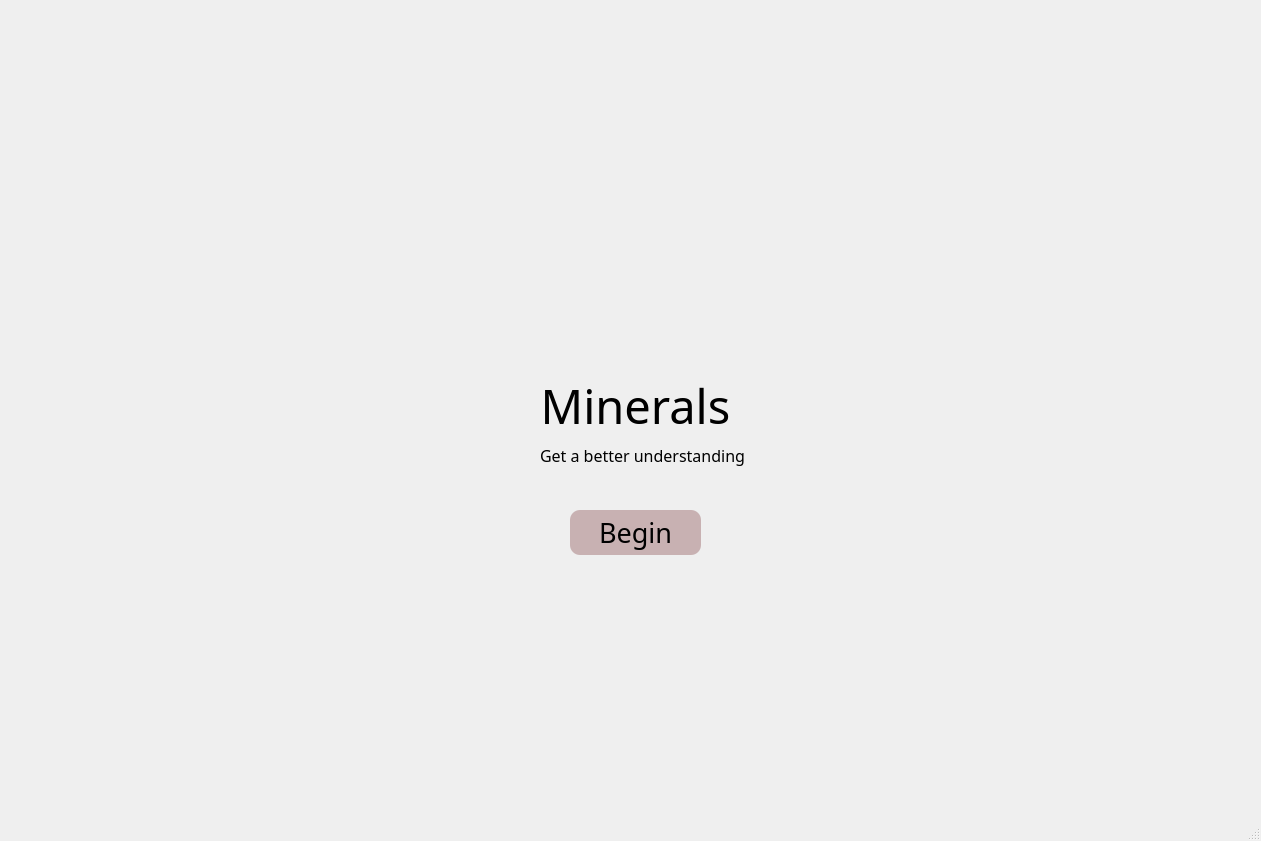
<?xml version="1.0" encoding="UTF-8"?>
<ui version="4.0">
 <class>MainWindow</class>
 <widget class="QMainWindow" name="MainWindow">
  <property name="geometry">
   <rect>
    <x>0</x>
    <y>0</y>
    <width>1261</width>
    <height>841</height>
   </rect>
  </property>
  <property name="windowTitle">
   <string>MainWindow</string>
  </property>
  <widget class="QWidget" name="centralwidget">
   <widget class="QLabel" name="label">
    <property name="geometry">
     <rect>
      <x>-20</x>
      <y>0</y>
      <width>1261</width>
      <height>841</height>
     </rect>
    </property>
    <property name="text">
     <string/>
    </property>
    <property name="pixmap">
     <pixmap>../../Users/maria/Downloads/mnrl.FmiML.jpg</pixmap>
    </property>
   </widget>
   <widget class="QLabel" name="label_2">
    <property name="geometry">
     <rect>
      <x>460</x>
      <y>360</y>
      <width>351</width>
      <height>91</height>
     </rect>
    </property>
    <property name="font">
     <font>
      <family>Felix Titling</family>
      <pointsize>35</pointsize>
     </font>
    </property>
    <property name="lineWidth">
     <number>20</number>
    </property>
    <property name="midLineWidth">
     <number>20</number>
    </property>
    <property name="text">
     <string>Minerals</string>
    </property>
    <property name="alignment">
     <set>Qt::AlignCenter</set>
    </property>
    <property name="wordWrap">
     <bool>false</bool>
    </property>
   </widget>
   <widget class="QLabel" name="label_3">
    <property name="geometry">
     <rect>
      <x>540</x>
      <y>430</y>
      <width>241</width>
      <height>51</height>
     </rect>
    </property>
    <property name="font">
     <font>
      <family>Centaur</family>
      <pointsize>12</pointsize>
     </font>
    </property>
    <property name="text">
     <string>Get a better understanding</string>
    </property>
   </widget>
   <widget class="QPushButton" name="pushButton">
    <property name="geometry">
     <rect>
      <x>570</x>
      <y>510</y>
      <width>131</width>
      <height>45</height>
     </rect>
    </property>
    <property name="font">
     <font>
      <family>Centaur</family>
      <pointsize>20</pointsize>
      <weight>50</weight>
      <italic>false</italic>
      <bold>false</bold>
     </font>
    </property>
    <property name="styleSheet">
     <string notr="true">QPushButton{
background-color: rgb(200, 177, 178);
border: 2px ;
border-radius: 10px;
}</string>
    </property>
    <property name="text">
     <string>Begin</string>
    </property>
   </widget>
  </widget>
  <widget class="QMenuBar" name="menubar">
   <property name="geometry">
    <rect>
     <x>0</x>
     <y>0</y>
     <width>1261</width>
     <height>26</height>
    </rect>
   </property>
  </widget>
  <widget class="QStatusBar" name="statusbar"/>
 </widget>
 <resources/>
 <connections/>
</ui>
